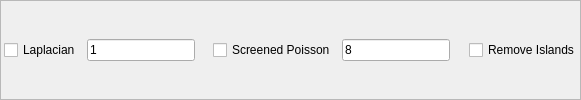
         <widget class="QFrame" name="frame_6">
          <property name="frameShape">
           <enum>QFrame::StyledPanel</enum>
          </property>
          <property name="frameShadow">
           <enum>QFrame::Raised</enum>
          </property>
          <layout class="QHBoxLayout" name="horizontalLayout_3">
           <property name="leftMargin">
            <number>3</number>
           </property>
           <property name="topMargin">
            <number>0</number>
           </property>
           <property name="rightMargin">
            <number>0</number>
           </property>
           <property name="bottomMargin">
            <number>0</number>
           </property>
           <item>
            <widget class="QCheckBox" name="LaplaciancheckBox">
             <property name="tabletTracking">
              <bool>false</bool>
             </property>
             <property name="toolTip">
              <string>Applies Laplacian filter to STL.</string>
             </property>
             <property name="text">
              <string>Laplacian</string>
             </property>
            </widget>
           </item>
           <item>
            <widget class="QLineEdit" name="LaplacianItertextEdit">
             <property name="enabled">
              <bool>true</bool>
             </property>
             <property name="toolTip">
              <string>Number of iteration to perform Laplacian filter.</string>
             </property>
             <property name="text">
              <string>1</string>
             </property>
            </widget>
           </item>
           <item>
            <spacer name="horizontalSpacer_2">
             <property name="orientation">
              <enum>Qt::Horizontal</enum>
             </property>
             <property name="sizeHint" stdset="0">
              <size>
               <width>12</width>
               <height>20</height>
              </size>
             </property>
            </spacer>
           </item>
           <item>
            <widget class="QCheckBox" name="ScreenedPoissoncheckBox">
             <property name="tabletTracking">
              <bool>false</bool>
             </property>
             <property name="toolTip">
              <string>Applies Screened Poisson remeshing to STL.</string>
             </property>
             <property name="text">
              <string>Screened Poisson</string>
             </property>
            </widget>
           </item>
           <item>
            <widget class="QLineEdit" name="ScreenedPoissonItertextEdit">
             <property name="enabled">
              <bool>true</bool>
             </property>
             <property name="toolTip">
              <string>Depth of Screened Poisson remeshing.</string>
             </property>
             <property name="text">
              <string>8</string>
             </property>
            </widget>
           </item>
           <item>
            <spacer name="horizontalSpacer_3">
             <property name="orientation">
              <enum>Qt::Horizontal</enum>
             </property>
             <property name="sizeHint" stdset="0">
              <size>
               <width>13</width>
               <height>20</height>
              </size>
             </property>
            </spacer>
           </item>
           <item>
            <widget class="QCheckBox" name="RemoveIslandscheckBox">
             <property name="toolTip">
              <string>Remove all floating islands, leaving only the single component with higher volume.</string>
             </property>
             <property name="text">
              <string>Remove Islands</string>
             </property>
            </widget>
           </item>
          </layout>
         </widget>
